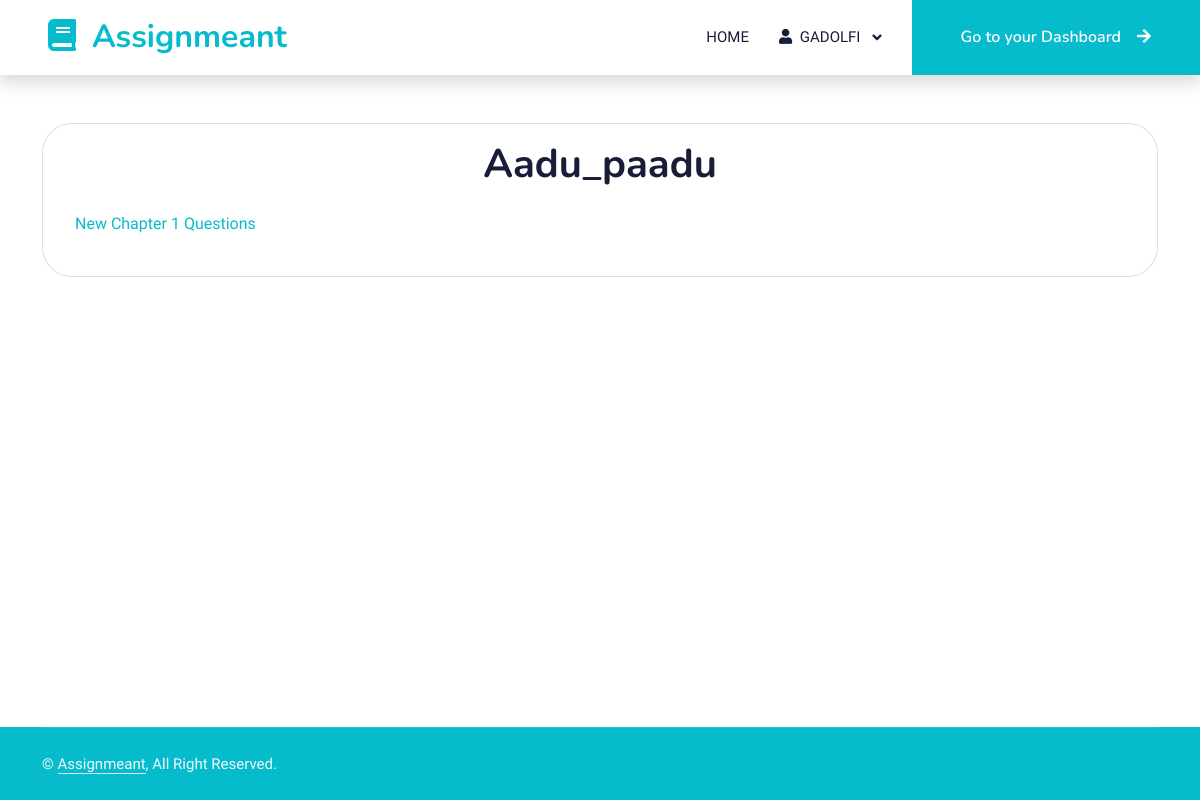
The page /view_student/1 (signed in) on the database its author committed.
### assignmeant_app/models.py (models this page shows, shortened)
class User(UserMixin, db.Model):
    id = db.Column(db.Integer, primary_key=True)
    username = db.Column(db.String(150), unique=True, nullable=False)
    password = db.Column(db.String(150), nullable=False)
    role = db.Column(db.String(50), nullable=False)
    __mapper_args__ = {
        'polymorphic_identity': 'user',
        'polymorphic_on': role
    }

class Assignment(db.Model):
    id = db.Column(db.Integer, primary_key=True)
    title = db.Column(db.String(200), nullable=False)
    date_posted = db.Column(db.DateTime, nullable=False, default=datetime.utcnow)
    file_path = db.Column(db.String(200))
    assigned_by_id = db.Column(db.Integer, db.ForeignKey('user.id'), nullable=False)  # Teacher who assigned the task
    assigned_to_id = db.Column(db.Integer, db.ForeignKey('user.id'), nullable=False)  # Student who receives the task
    assigned_by = db.relationship('Teacher', foreign_keys=[assigned_by_id], backref='assigned_tasks')
    assigned_to = db.relationship('Student', foreign_keys=[assigned_to_id], backref='received_assignments')

### app.py (the view)
@app.route('/view_student/<int:student_id>', methods=['GET', 'POST'])
@login_required
def view_student(student_id):
    student = User.query.filter_by(id=student_id).first()
    assignments = Assignment.query.filter_by(assigned_to_id=student.id).all()
    return render_template('view_student.html', student=student, assignments=assignments)

### app.py (called while the page is built)
@login_manager.user_loader
def load_user(user_id):
    return User.query.get(int(user_id))

### assignmeant_app/new_static/templates/view_student.html (shortened to what this page needs)
{% extends "base.html" %}
{% block content %}
<div class="container mt-5">
    <div class="card" style="border-radius: 30px;">
        <div class="card-body">
            <h1 class="card-title text-center mb-4">{{ student.username }}</h1>
            <form method="POST"  id="assignmentForm">
                {% for assignment in assignments %}
                    <div class="mb-4">
                        <a href="{{ url_for('view_assignment', assignment_id=assignment.id) }}">
                            <div class="ms-3">
                                <p class="mb-0">{{ assignment.title }}</p>
                            </div>
                        </a>
                    </div>
                {% endfor %}
            </form>
        </div>
    </div>
</div>
{% endblock %}

### assignmeant_app/new_static/templates/base.html (shortened to what this page needs)
<!DOCTYPE html>
<html lang="en">
<head>
    <link href="https://cdnjs.cloudflare.com/ajax/libs/font-awesome/5.10.0/css/all.min.css" rel="stylesheet">
    <link href="https://cdn.jsdelivr.net/npm/bootstrap-icons@1.4.1/font/bootstrap-icons.css" rel="stylesheet">
    <link href="{{ url_for('static', filename='/lib/animate/animate.min.css') }}" rel="stylesheet">
    <link href="{{ url_for('static', filename='/lib/owlcarousel/assets/owl.carousel.min.css') }}" rel="stylesheet">
    <link href="{{ url_for('static', filename='/css/bootstrap.min.css') }}" rel="stylesheet">
    <link href="{{ url_for('static', filename='/css/styles.css') }}" rel="stylesheet">
</head>
<body class="d-flex flex-column min-vh-100">
    <nav class="navbar navbar-expand-lg bg-white navbar-light shadow sticky-top p-0">
        <a href="{{ url_for('index') }}" class="navbar-brand d-flex align-items-center px-4 px-lg-5">
            <h2 class="m-0 text-primary"><i class="fa fa-book me-3"></i>Assignmeant</h2>
        </a>
        <div class="collapse navbar-collapse" id="navbarCollapse">
            <div class="navbar-nav ms-auto p-4 p-lg-0">
                <a class="nav-link {% if request.endpoint == 'index' %}active{% endif %}" href="{{ url_for('index') }}">Home</a>
                {% if current_user.username %}
                <li class="nav-item dropdown">
                    <a class="nav-link dropdown-toggle" href="#" id="navbarDropdown" role="button" data-bs-toggle="dropdown" aria-expanded="false">
                        <i class="fas fa-user me-1"></i> {{ current_user.username }}
                    </a>
                </li>
                {% endif %}
            </div>
            <a href="{{ url_for('dashboard') }}" class="btn btn-primary py-4 px-lg-5 d-none d-lg-block">Go to your Dashboard<i class="fa fa-arrow-right ms-3"></i></a>
        </div>
    </nav>
    <div class="d-flex flex-column flex-grow-1">
        <main class="flex-fill">
            {% block content %}
            {% endblock %}
        </main>
    </div>
    <footer class="text-light footer mt-auto wow fadeIn" data-wow-delay="0.1s" style="background-color: #06BBCC;">
        <div class="container" style="background-color: #06BBCC;">
            <div class="copyright">
                <div class="row">
                    <div class="col-md-6 text-center text-md-start mb-3 mb-md-0">
                        &copy; <a class="border-bottom" href="#">Assignmeant</a>, All Right Reserved.
                    </div>
                </div>
            </div>
        </div>
    </footer>
</body>
</html>

### assignmeant_app/new_static/css/styles.css (style rules this page uses)
:root { --primary: #06BBCC; --light: #F0FBFC; --dark: #181d38; }
.btn { font-family: 'Nunito', sans-serif; font-weight: 600; transition: .5s; }
.btn.btn-primary, .btn.btn-secondary { color: #FFFFFF; }
.navbar .dropdown-toggle::after { border: none; content: "\f107"; font-family: "Font Awesome 5 Free"; font-weight: 900; vertical-align: middle; margin-left: 8px; }
.navbar-light .navbar-nav .nav-link { margin-right: 30px; padding: 25px 0; color: #FFFFFF; font-size: 15px; text-transform: uppercase; outline: none; }
.navbar-light .navbar-brand, .navbar-light a.btn { height: 75px; }
.navbar-light .navbar-nav .nav-link { color: var(--dark); font-weight: 500; }
.navbar-light.sticky-top { top: -100px; transition: .5s; }
.footer .copyright { padding: 25px 0; font-size: 15px; border-top: 1px solid rgba(256, 256, 256, .1); }
.footer .copyright a { color: var(--light); }

### rows shown on the page
User: username "GADOLFI"
User: username "Aadu_paadu"
Assignment: title "New Chapter 1 Questions"
